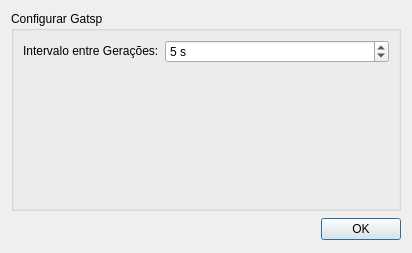
<?xml version="1.0" encoding="UTF-8"?>
<ui version="4.0">
 <class>ConfigDialog</class>
 <widget class="QDialog" name="ConfigDialog">
  <property name="geometry">
   <rect>
    <x>0</x>
    <y>0</y>
    <width>412</width>
    <height>239</height>
   </rect>
  </property>
  <property name="windowTitle">
   <string>Preferências</string>
  </property>
  <layout class="QGridLayout" name="gridLayout_2">
   <item row="0" column="0">
    <widget class="QGroupBox" name="groupBox">
     <property name="minimumSize">
      <size>
       <width>310</width>
       <height>200</height>
      </size>
     </property>
     <property name="title">
      <string>Configurar Gatsp</string>
     </property>
     <layout class="QGridLayout" name="gridLayout">
      <item row="0" column="0">
       <layout class="QHBoxLayout" name="horizontalLayout">
        <item>
         <widget class="QLabel" name="timeLabel">
          <property name="sizePolicy">
           <sizepolicy hsizetype="Fixed" vsizetype="Fixed">
            <horstretch>0</horstretch>
            <verstretch>0</verstretch>
           </sizepolicy>
          </property>
          <property name="text">
           <string>Intervalo entre Gerações:</string>
          </property>
          <property name="buddy">
           <cstring>timeSpin</cstring>
          </property>
         </widget>
        </item>
        <item>
         <widget class="QSpinBox" name="timeSpin">
          <property name="sizePolicy">
           <sizepolicy hsizetype="Preferred" vsizetype="Fixed">
            <horstretch>0</horstretch>
            <verstretch>0</verstretch>
           </sizepolicy>
          </property>
          <property name="suffix">
           <string> s</string>
          </property>
          <property name="maximum">
           <number>600</number>
          </property>
          <property name="value">
           <number>5</number>
          </property>
         </widget>
        </item>
       </layout>
      </item>
      <item row="1" column="0">
       <spacer name="verticalSpacer">
        <property name="orientation">
         <enum>Qt::Vertical</enum>
        </property>
        <property name="sizeHint" stdset="0">
         <size>
          <width>20</width>
          <height>125</height>
         </size>
        </property>
       </spacer>
      </item>
     </layout>
    </widget>
   </item>
   <item row="1" column="0">
    <layout class="QHBoxLayout" name="horizontalLayout_2">
     <item>
      <spacer name="horizontalSpacer">
       <property name="orientation">
        <enum>Qt::Horizontal</enum>
       </property>
       <property name="sizeHint" stdset="0">
        <size>
         <width>328</width>
         <height>20</height>
        </size>
       </property>
      </spacer>
     </item>
     <item>
      <widget class="QDialogButtonBox" name="okButton">
       <property name="sizePolicy">
        <sizepolicy hsizetype="Fixed" vsizetype="Fixed">
         <horstretch>0</horstretch>
         <verstretch>0</verstretch>
        </sizepolicy>
       </property>
       <property name="minimumSize">
        <size>
         <width>0</width>
         <height>25</height>
        </size>
       </property>
       <property name="standardButtons">
        <set>QDialogButtonBox::Ok</set>
       </property>
      </widget>
     </item>
    </layout>
   </item>
  </layout>
 </widget>
 <resources/>
 <connections>
  <connection>
   <sender>okButton</sender>
   <signal>clicked(QAbstractButton*)</signal>
   <receiver>ConfigDialog</receiver>
   <slot>close()</slot>
   <hints>
    <hint type="sourcelabel">
     <x>360</x>
     <y>220</y>
    </hint>
    <hint type="destinationlabel">
     <x>269</x>
     <y>219</y>
    </hint>
   </hints>
  </connection>
 </connections>
</ui>
